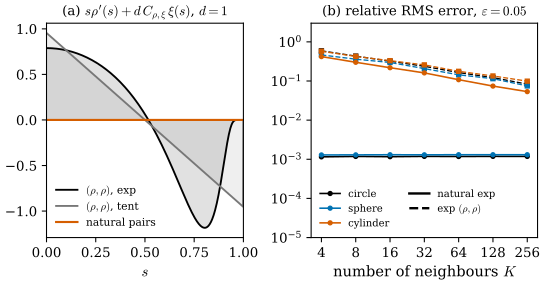

Write the Python code that produced this figure.
"""Figure 47.5.1: why natural kernel pairs work ([BLM17] §5, (5.11), (5.12); panel (b) is our experiment).

(a) the integrand (s rho'(s) + d C_{rho,xi} xi(s)) s^(d-1) of (5.11) for d = 1, n = 2: for the pair (rho, rho) it is
not zero but integrates to zero (C_{rho,rho} = 1); for the natural pair xi = -s rho'/n it vanishes identically
(C_{rho,xi} = n/d). exp profile (black) and tent profile (grey).
(b) random neighbourhoods: K neighbours drawn uniformly (in arc length or in the tangent disc) inside the ball
B_eps(x) of a point x on a circle of radius 0.5 (d = 1, n = 2), a sphere of radius 0.5 and a cylinder of radius 0.5
(d = 2, n = 3), eps = 0.05, exact planes, equal masses, x itself included; 400 trials per K (seed 5).
Plotted: root mean square relative error of the normal component of H^{V,perp}(x) against K, natural exp pair
(solid) and exp pair (rho, rho) (dashed). Exact values |H| = 2, 4, 2.

Run from the project root: PYTHONPATH=tools python3 chapters/47-paper-varifold-approximation/figures/fig-47-5-1-natural-kernel-pairs.py
"""
import os

for _k in ("OMP_NUM_THREADS", "OPENBLAS_NUM_THREADS", "MKL_NUM_THREADS"):
    os.environ.setdefault(_k, "4")  # keep BLAS from using every core

import sys
from pathlib import Path

import numpy as np

sys.path.insert(0, str(Path(__file__).resolve().parents[1] / "lib"))
import dgfig  # noqa: E402

dgfig.setup()
import matplotlib.pyplot as plt  # noqa: E402

import var47 as v  # noqa: E402

C = dgfig.COLORS
R, EPS, TRIALS = 0.5, 0.05, 400
KS = np.array([4, 8, 16, 32, 64, 128, 256])


def rms_errors(seed=5):
    rng = np.random.default_rng(seed)
    K2, K3 = v.pairs(2), v.pairs(3)
    out = {}
    for kind, exact in (("circle", 2.0), ("sphere", 4.0), ("cylinder", 2.0)):
        for nm in ("natural exp", "exp"):
            pair = (K2 if kind == "circle" else K3)[nm]
            errs = []
            for K in KS:
                e = np.empty(TRIALS)
                for k in range(TRIALS):
                    e[k] = sample_estimate(rng, kind, K, pair) - exact
                errs.append(np.sqrt(np.mean(e ** 2)) / exact)
            out[(kind, nm)] = np.array(errs)
    return out


def sample_estimate(rng, kind, K, pair):
    if kind == "circle":
        phimax = 2 * np.arcsin(EPS / (2 * R))
        phi = np.concatenate([[0.0], rng.uniform(-phimax, phimax, K)])
        X = R * np.stack([np.cos(phi), np.sin(phi)], 1)
        P = v.proj_from_tangent(np.stack([-np.sin(phi), np.cos(phi)], 1))
        H, Hp = v.amc_single(X[0], P[0], X, P, np.ones(len(X)), EPS, pair, 1)
        return -Hp[0]
    rr, th = EPS * np.sqrt(rng.uniform(0, 1, K)), rng.uniform(0, 2 * np.pi, K)
    a, b = np.concatenate([[0.0], rr * np.cos(th)]), np.concatenate([[0.0], rr * np.sin(th)])
    if kind == "cylinder":                      # axis e3, x = (R, 0, 0); a = arc length, b = height
        ph = a / R
        X = np.stack([R * np.cos(ph), R * np.sin(ph), b], 1)
        Nr = np.stack([np.cos(ph), np.sin(ph), 0 * ph], 1)
    else:                                       # sphere, geodesic polar coordinates around x = (R, 0, 0)
        rho = np.hypot(a, b)
        dirv = np.zeros((len(a), 3))
        nz = rho > 0
        dirv[nz, 1], dirv[nz, 2] = a[nz] / rho[nz], b[nz] / rho[nz]
        X = R * (np.cos(rho / R)[:, None] * np.array([1.0, 0, 0]) + np.sin(rho / R)[:, None] * dirv)
        Nr = X / R
    P = v.proj_from_normal(Nr)
    H, Hp = v.amc_single(X[0], P[0], X, P, np.ones(len(X)), EPS, pair, 2)
    return -Hp[0]


if __name__ == "__main__":
    s = np.linspace(0, 1, 801)
    fig, axes = plt.subplots(1, 2, figsize=(6.6, 2.9), gridspec_kw={"wspace": 0.32, "width_ratios": [1, 1.15]})
    ax = axes[0]
    for prof, dprof, col, lab in ((v.rho_exp, v.drho_exp, C["main"], "exp"), (v.rho_tent, v.drho_tent, C["aux"], "tent")):
        c = v.normaliser(prof, 2)
        f = c * (s * dprof(s) + 1.0 * prof(s))          # (rho, rho): C_{rho,rho} = 1, d = 1
        assert abs(np.trapezoid(f, s)) < 2e-3
        ax.plot(s, f, color=col, lw=1.4, label=r"$(\rho, \rho)$, " + lab)
        ax.fill_between(s, 0, f, color=col, alpha=0.12, lw=0)
    ax.axhline(0, color=C["normal"], lw=1.6, label="natural pairs")
    ax.set_xlabel(r"$s$")
    ax.set_xlim(0, 1)
    ax.set_title(r"(a) $s\rho'(s) + d\,C_{\rho,\xi}\,\xi(s)$, $d = 1$", fontsize=10)
    ax.legend(frameon=False, fontsize=8, loc="lower left")
    err = rms_errors()
    ax = axes[1]
    for kind, col in (("circle", C["main"]), ("sphere", C["tangent"]), ("cylinder", C["normal"])):
        ax.loglog(KS, err[(kind, "natural exp")], "o-", color=col, ms=3, lw=1.2, label=kind)
        ax.loglog(KS, err[(kind, "exp")], "s--", color=col, ms=3, lw=1.0)
    ax.plot([], [], "k-", label="natural exp")
    ax.plot([], [], "k--", label=r"exp $(\rho, \rho)$")
    ax.set_xlabel(r"number of neighbours $K$")
    ax.set_xticks(KS)
    ax.set_xticklabels([str(k) for k in KS])
    ax.minorticks_off()
    ax.set_title(r"(b) relative RMS error, $\varepsilon = 0.05$", fontsize=10)
    ax.legend(frameon=False, fontsize=7.5, loc="lower left", ncol=2)
    ax.set_ylim(1e-5, 3)
    assert err[("circle", "natural exp")].max() < 2e-3 and err[("sphere", "natural exp")].max() < 3e-3
    assert err[("circle", "exp")][0] > 0.3 and err[("cylinder", "natural exp")][0] > 0.2
    assert err[("cylinder", "natural exp")][-1] < err[("cylinder", "natural exp")][0] / 4
    dgfig.save(fig, __file__)
    for key, val in err.items():
        print(key, np.round(val, 4))
